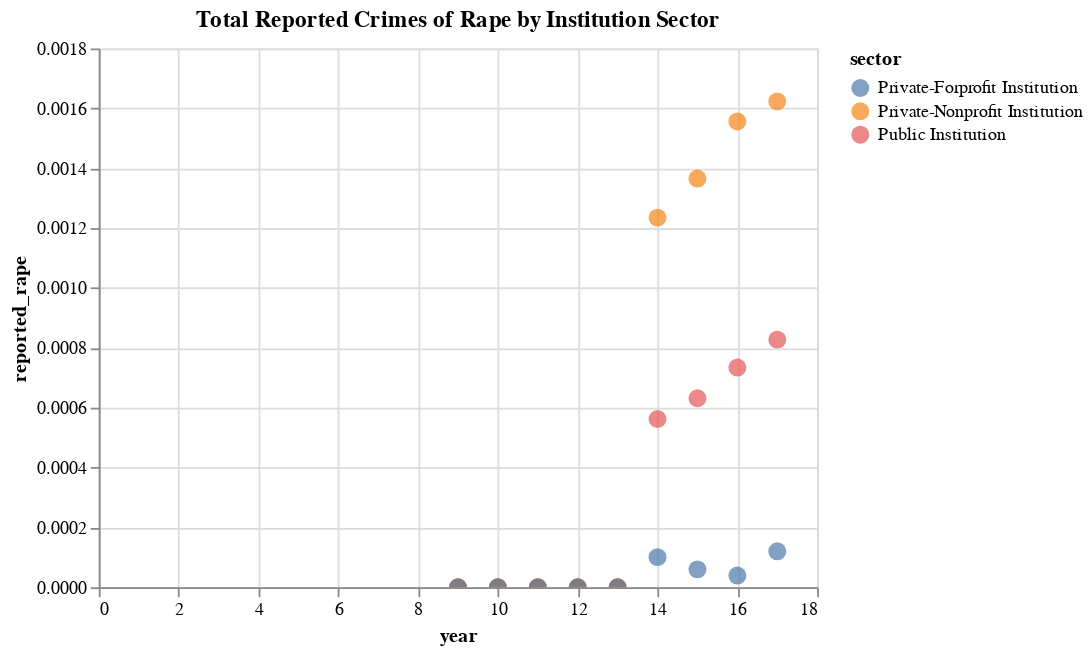

Here is the notebook cell this chart was saved with:
### Code cell
scatter = alt.Chart(df).mark_circle(size=100).encode(
    x='year',
    y=statistic,
    color='sector',
    tooltip=['year', statistic, 'sector']
).properties(
    title='Total Reported Crimes of Rape by Institution Sector'
).interactive()
scatter.save('visualizations/rape_stats.html')
scatter

### Figure 1 — Vega-Lite specification as saved in the notebook (floating-point values rounded to 4 significant figures)
{"config": {"view": {"continuousWidth": 400, "continuousHeight": 300}}, "data": {"name": "data-f42b08ee1e062da21edaa5c74b387e3a"}, "mark": {"type": "circle", "size": 100}, "encoding": {"color": {"type": "nominal", "field": "sector"}, "tooltip": [{"type": "quantitative", "field": "year"}, {"type": "quantitative", "field": "reported_rape"}, {"type": "nominal", "field": "sector"}], "x": {"type": "quantitative", "field": "year"}, "y": {"type": "quantitative", "field": "reported_rape"}}, "selection": {"selector002": {"type": "interval", "bind": "scales", "encodings": ["x", "y"]}}, "title": "Total Reported Crimes of Rape by Institution Sector", "$schema": "https://vega.github.io/schema/vega-lite/v4.0.2.json", "datasets": {"data-f42b08ee1e062da21edaa5c74b387e3a": [{"year": 9, "reported_rape": 0.0, "sector": "Public Institution"}, {"year": 10, "reported_rape": 0.0, "sector": "Public Institution"}, {"year": 11, "reported_rape": 0.0, "sector": "Public Institution"}, {"year": 12, "reported_rape": 0.0, "sector": "Public Institution"}, {"year": 13, "reported_rape": 0.0, "sector": "Public Institution"}, {"year": 14, "reported_rape": 0.0005622, "sector": "Public Institution"}, {"year": 15, "reported_rape": 0.0006315, "sector": "Public Institution"}, {"year": 16, "reported_rape": 0.000734, "sector": "Public Institution"}, {"year": 17, "reported_rape": 0.0008274, "sector": "Public Institution"}, {"year": 9, "reported_rape": 0.0, "sector": "Private-Nonprofit Institution"}, {"year": 10, "reported_rape": 0.0, "sector": "Private-Nonprofit Institution"}, {"year": 11, "reported_rape": 0.0, "sector": "Private-Nonprofit Institution"}, {"year": 12, "reported_rape": 0.0, "sector": "Private-Nonprofit Institution"}, {"year": 13, "reported_rape": 0.0, "sector": "Private-Nonprofit Institution"}, {"year": 14, "reported_rape": 0.001235, "sector": "Private-Nonprofit Institution"}, {"year": 15, "reported_rape": 0.001365, "sector": "Private-Nonprofit Institution"}, {"year": 16, "reported_rape": 0.001556, "sector": "Private-Nonprofit Institution"}, {"year": 17, "reported_rape": 0.001623, "sector": "Private-Nonprofit Institution"}, {"year": 9, "reported_rape": 0.0, "sector": "Private-Forprofit Institution"}, {"year": 10, "reported_rape": 0.0, "sector": "Private-Forprofit Institution"}, {"year": 11, "reported_rape": 0.0, "sector": "Private-Forprofit Institution"}, {"year": 12, "reported_rape": 0.0, "sector": "Private-Forprofit Institution"}, {"year": 13, "reported_rape": 0.0, "sector": "Private-Forprofit Institution"}, {"year": 14, "reported_rape": 0.0001008, "sector": "Private-Forprofit Institution"}, {"year": 15, "reported_rape": 5.991e-05, "sector": "Private-Forprofit Institution"}, {"year": 16, "reported_rape": 3.921e-05, "sector": "Private-Forprofit Institution"}, {"year": 17, "reported_rape": 0.0001201, "sector": "Private-Forprofit Institution"}]}}
